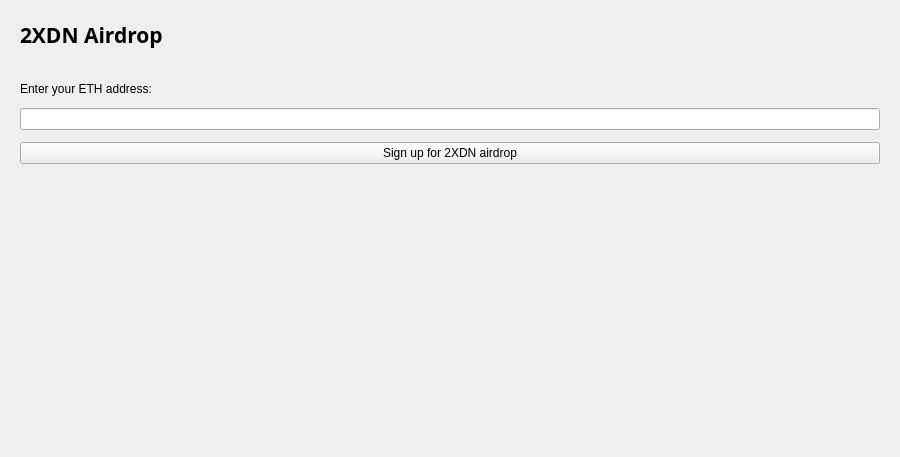
<?xml version="1.0" encoding="UTF-8"?>
<ui version="4.0">
    <class>AirdropPage</class>
    <widget class="QWidget" name="AirdropPage">
        <property name="geometry">
            <rect>
                <x>0</x>
                <y>0</y>
                <width>900</width>
                <height>457</height>
            </rect>
        </property>
        <property name="windowTitle">
            <string>Airdrop</string>
        </property>
        <property name="styleSheet">
            <string notr="true"/>
        </property>


        <layout class="QVBoxLayout" name="topLayout">
            <item>
                <layout class="QHBoxLayout" name="horizontalLayout" stretch="1">
                    <item>
                        <layout class="QVBoxLayout" name="verticalLayout_2">
                            <item>
                                <widget class="QFrame" name="frame">
                                    <layout class="QVBoxLayout" name="verticalLayout_4">
                                        <item>
                                            <layout class="QGridLayout" name="gridLayout">
                                                <property name="spacing">
                                                    <number>12</number>
                                                </property>
                                                <item row="0" column="0">
                                                    <widget class="QLabel" name="label_5">
                                                        <property name="font">
                                                            <font>
                                                                <family>Open Sans,sans-serif</family>
                                                                <pointsize>16</pointsize>
                                                                <weight>75</weight>
                                                                <bold>true</bold>
                                                            </font>
                                                        </property>
                                                        <property name="styleSheet">
                                                            <string notr="true"/>
                                                        </property>
                                                        <property name="text">
                                                            <string>2XDN Airdrop</string>
                                                        </property>
                                                    </widget>
                                                </item>
                                                <item row="1" column="0">
                                                    <spacer name="horizontalSpacer_2">
                                                        <property name="orientation">
                                                            <enum>Qt::Horizontal</enum>
                                                        </property>
                                                        <property name="sizeHint" stdset="0">
                                                            <size>
                                                                <width>40</width>
                                                                <height>20</height>
                                                            </size>
                                                        </property>
                                                    </spacer>
                                                </item>
                                                <item row="2" column="0">
                                                    <widget class="QLabel" name="ethAddressLabel">
                                                        <property name="text">
                                                            <string>Enter your ETH address:</string>
                                                        </property>
                                                    </widget>
                                                </item>
                                                <item row="3" column="0">
                                                    <widget class="QLineEdit" name="ethAddressBox">
                                                        <property name="inputMask">
                                                            <string comment="ETH address" extracomment="ETH address"/>
                                                        </property>
                                                        <property name="placeholderText">
                                                            <string comment="ETH address" extracomment="ETH address"/>
                                                        </property>
                                                    </widget>
                                                </item>
                                                <item row="4" column="0">
                                                    <widget class="QPushButton" name="enrollButton">
                                                        <property name="text">
                                                            <string>Sign up for 2XDN airdrop</string>
                                                        </property>
                                                    </widget>
                                                </item>
                                                <item row="5" column="0">
                                                    <widget class="QLabel" name="processing">
                                                        <property name="text">
                                                            <string/>
                                                        </property>
                                                    </widget>
                                                </item>
                                            </layout>
                                        </item>
                                    </layout>
                                </widget>
                            </item>
                            <item>
                                <spacer name="verticalSpacer">
                                    <property name="orientation">
                                        <enum>Qt::Vertical</enum>
                                    </property>
                                    <property name="sizeHint" stdset="0">
                                        <size>
                                            <width>20</width>
                                            <height>40</height>
                                        </size>
                                    </property>
                                </spacer>
                            </item>
                        </layout>
                    </item>
                </layout>
            </item>
        </layout>

    </widget>
    <resources/>
    <connections/>
</ui>
